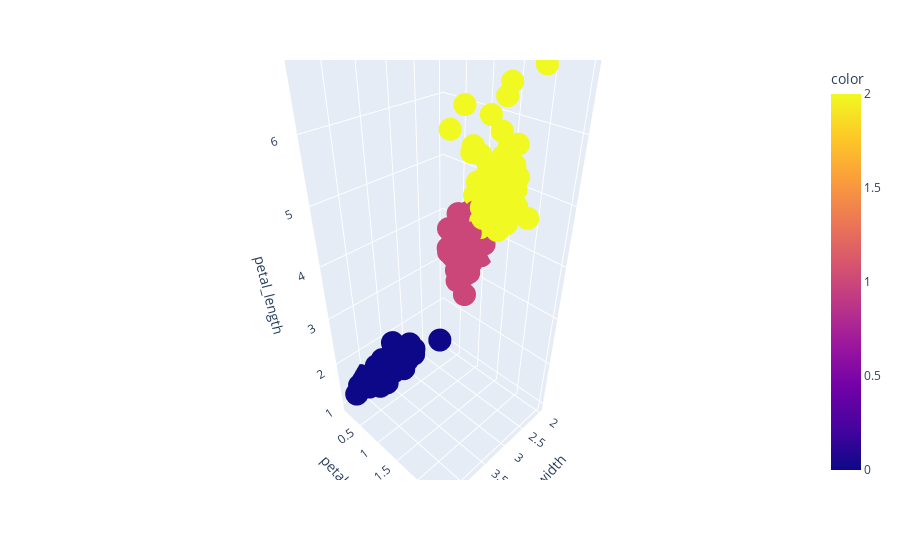

Notebook source saved alongside this figure:
### Code cell
import plotly.express as px
colors = df['species'].map({'setosa':0, 'versicolor':1, 'virginica':2})
fig = px.scatter_3d(df, x='sepal_width', y='petal_width', z='petal_length',
              color=colors)
fig.show()

### Figure 1 — Plotly figure (JSON) as saved in the notebook; plotly's stock layout.template omitted (floating-point values rounded to 4 significant figures; data arrays with more than 128 entries replaced by an {"elided": "..."} marker saying what was removed)
{"data": [{"hovertemplate": "sepal_width=%{x}<br>petal_width=%{y}<br>petal_length=%{z}<br>color=%{marker.color}<extra></extra>", "legendgroup": "", "marker": {"color": {"elided": "150 int values"}, "coloraxis": "coloraxis", "symbol": "circle"}, "mode": "markers", "name": "", "scene": "scene", "showlegend": false, "type": "scatter3d", "x": {"elided": "150 float values"}, "y": {"elided": "150 float values"}, "z": {"elided": "150 float values"}}], "layout": {"coloraxis": {"colorbar": {"title": {"text": "color"}}, "colorscale": [[0, "#0d0887"], [0.1111, "#46039f"], [0.2222, "#7201a8"], [0.3333, "#9c179e"], [0.4444, "#bd3786"], [0.5556, "#d8576b"], [0.6667, "#ed7953"], [0.7778, "#fb9f3a"], [0.8889, "#fdca26"], [1, "#f0f921"]]}, "legend": {"tracegroupgap": 0}, "margin": {"t": 60}, "scene": {"domain": {"x": [0, 1], "y": [0, 1]}, "xaxis": {"title": {"text": "sepal_width"}}, "yaxis": {"title": {"text": "petal_width"}}, "zaxis": {"title": {"text": "petal_length"}}}}}
